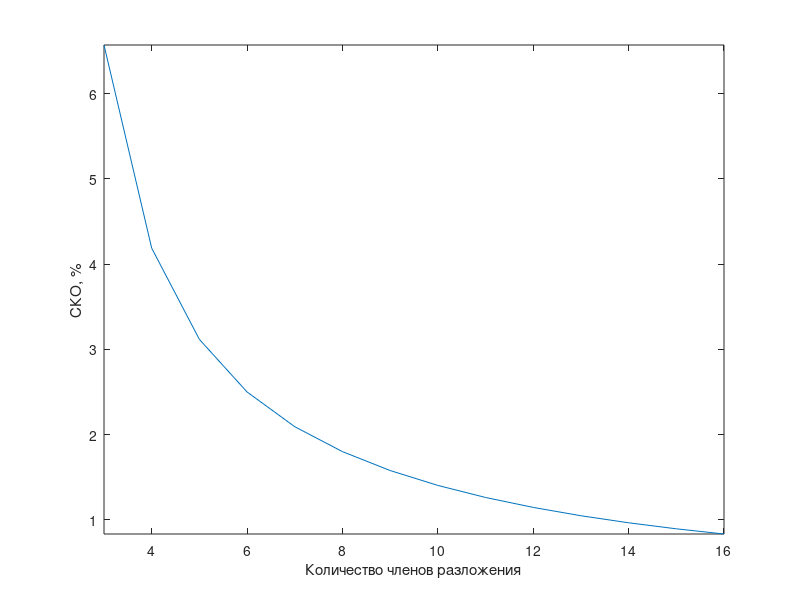

Source code (MATLAB): (Note: this script raises an error after producing the figure.)
% Разложение функции t в ряд Фурье
%в дискретизированном виде на интервале  [-T,T], например,[-pi,pi]  

clc;
N=64; %Количество отсчетов (элементов массива y(t))
%max_k=64 ;%Количество членов ряда Фурье
%T=pi;
T=5;
%T=0.9*pi; %диапазон изменения функции f(i) равен +/-T
kp=2.4; %количество периодов гармонической функции
y=zeros(1,N+1);

p=4;% показатель степени функции t^p
f=zeros(1,N+1);
Sa0=0;
for i=1:N+1     
   x(i)=(2*T*(((i-1-N/2))/N));
   f(i)=sin(2*pi*kp*(i-1)/N); % гармоническая функция 
   % f(i)=x(i)*cos(x(i));
   %f(i)=(-tan(x(i)/2))/2;
   % f(i)=log(2+cos(x(i)/2));%вариант 10
   % f(i)=log(1+x(i)^p);
   % f(i)= (2*T*(((i-1-N/2))/N))^p; %функция t^p 
   % f(i)=x(i)^3-1;
   %f(i)=x(i)^p;
   % f(i)=abs(x(i));
   % f(i)=sinh(x(i));
   % f(i)=sin(x(i));
   %f(i)=cosh(x(i)); %Вариант 14 - f(x)=ch(x)
   % f(i)=x(i)*exp(x(i)); 
   %f(i)=exp(x(i)); 
  
    Sa0=Sa0+f(i);
end
Sa0=Sa0/N; %вычисленный коэф. a0/2
%Saa0=pi^2/3 %%теоретически определенные коэф. а0/2 для функции t^2
% figure
i=1:N;
% plot(i,f(i));
% title('f(i)');
% axis tight;
max_freq = N/4
for K=1:max_freq
    Sa = zeros(1,K);
    Sb = zeros(1,K);
    for i=1:N+1
        for j=1:K
            Sa(j) = (Sa(j)+f(i)*cos((j)*2*pi*(i-1-N/2)/N));
            Sb(j) = (Sb(j)+f(i)*sin((j)*2*pi*(i-1-N/2)/N)); 
        end
       
    end
    for j=1:K
        Sa(j)=Sa(j)*(1/(N/2));
        Sb(j)=Sb(j)*(1/(N/2));
       % Saa(j)= 4*(-1)^j/(j^2);%теоретически определенный коэф. аk для функции t^2
    end
    SSa=Sa; %коэффициенты ak
    SSb=Sb; %коэффициенты bk
    %SSaa=Saa %теоретически определенные коэф. аk для функции t^2 
    % i=1:K;
    % figure 
    % plot(i,Sa);
    % title('Коэффициенты Sa');
    %Вычисление и отображение спектра амплитуд (начало)
    for j=1:K 
    Sab(j)=sqrt(Sa(j)^2+Sb(j)^2);
    end
    K1=K;
    i=1:K1;
    % figure 
    % plot(i,Sab(i));
    % stem(Sab(1:K1)); %вывод графика  дискретной последовательности данных
    % axis([1 8 -0.2 1.2]);%задание осей: [xmin xmax ymin ymax]
    % title('Амплитуды частотных составляющих спектра');
    % xlabel('Количество периодов')
    % axis tight;
    %Вычисление и отображение спектра амплитуд (конец)
    y=zeros(1,N+1);
    for i=1:N+1
        for j=1:K         
            y(i)= y(i)+Sa(j)*cos(j*2*pi*(i-1-N/2)/N)+Sb(j)*sin(j*2*pi*(i-1-N/2)/N); %%%%%%%%  
        end     
          y(i)=(Sa0+y(i));
    end
    i=1:N+1;
    % figure
    % plot(i,f);
    % axis tight;
    % hold on;
    % plot(i,y,'r-')
    % hold off;
    
    for i=2:N
      dy(i)=y(i)-f(i);%абсолютная погрешность восстановления
    end
    dy_proc=dy/(max(f)-min(f))*100;
    CKO=std(dy);
    CKO_proc=std(dy_proc)%СКО в процентах
    dispers(K) = CKO_proc
end
t = 1:max_freq
t = t(3:end)
dispers = dispers(3:end)
figure
plot(t, dispers)
axis tight;
xlabel('Количество членов разложения')
ylabel("СКО, %")
T = table(t(:), dispers(:));
disp(T)

pause;
close all;
clear;
